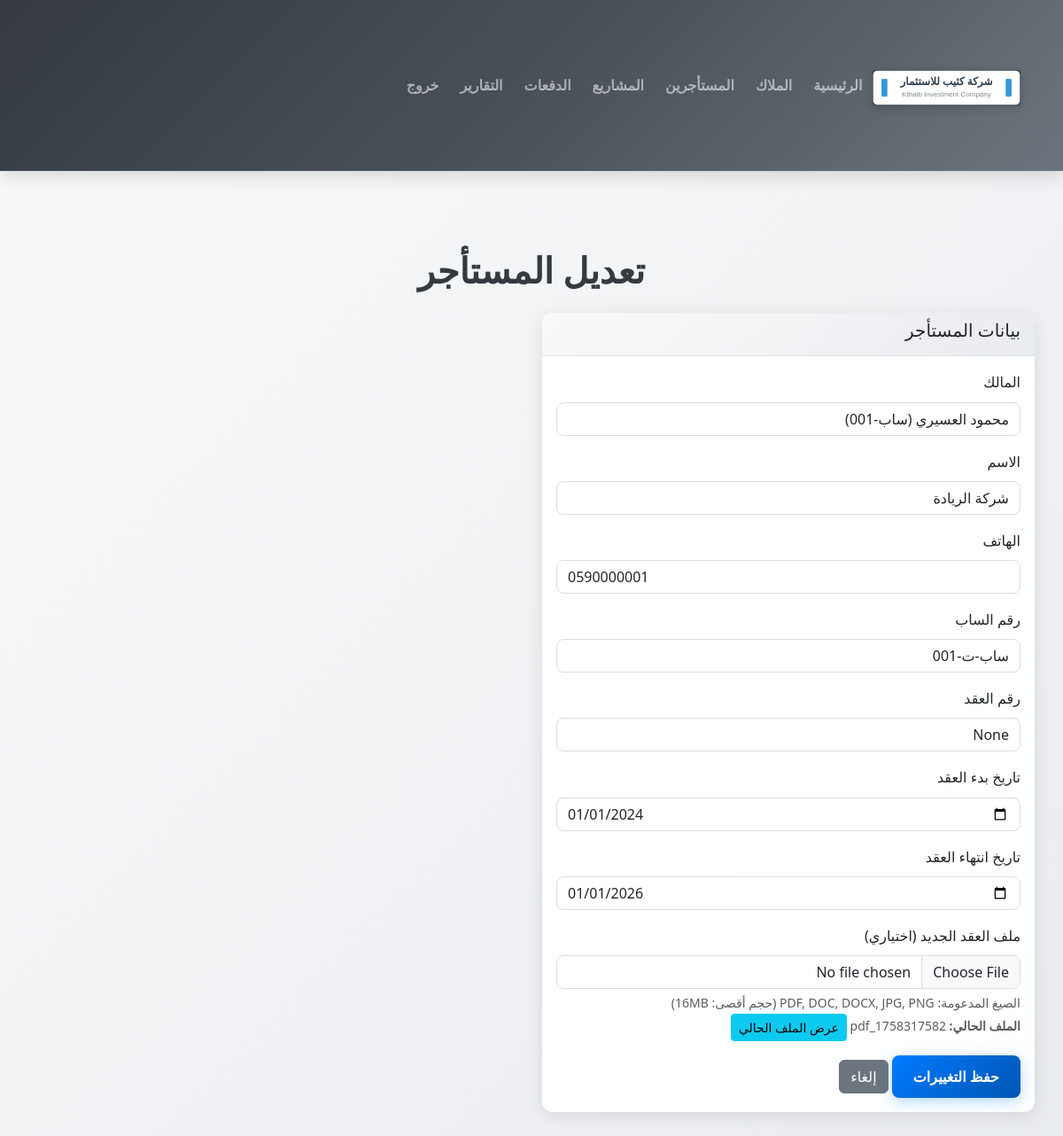
Page /edit_tenant/1 on the committed database.
### app.py (models this page shows)
class Tenant(db.Model):
    id = db.Column(db.Integer, primary_key=True)
    name = db.Column(db.String(120), nullable=False)
    phone = db.Column(db.String(50))
    contract_start = db.Column(db.Date)
    contract_end = db.Column(db.Date)
    contract_number = db.Column(db.String(100))
    contract_file = db.Column(db.String(255))  # File path for uploaded contract
    sab_number = db.Column(db.String(50))  # رقم الساب
    owner_id = db.Column(db.Integer, db.ForeignKey('owner.id'), nullable=False)  # ربط بالمالك

class Owner(db.Model):
    id = db.Column(db.Integer, primary_key=True)
    name = db.Column(db.String(120), nullable=False)
    national_id = db.Column(db.String(50))
    phone = db.Column(db.String(50))
    email = db.Column(db.String(120))
    address = db.Column(db.String(255))
    sab_number = db.Column(db.String(50))  # رقم الساب
    tenants = db.relationship('Tenant', backref='owner', lazy=True)

### app.py (the view, shortened to what this page needs)
@app.route('/edit_tenant/<int:tenant_id>', methods=['GET', 'POST'])
def edit_tenant(tenant_id):
    tenant = db.session.get(Tenant, tenant_id)
    if not tenant:
        flash('المستأجر غير موجود.', 'error')
        return redirect(url_for('tenants_view'))
    owners = Owner.query.all()
    return render_template('edit_tenant.html', tenant=tenant, owners=owners)

### templates/edit_tenant.html (shortened to what this page needs)
<!DOCTYPE html>
<html lang="ar" dir="rtl">
<head>
    <link href="https://cdn.jsdelivr.net/npm/bootstrap@5.3.0/dist/css/bootstrap.min.css" rel="stylesheet">
    <link href="https://www.fontstatic.com/f=jazeera,jazeera-light" rel="stylesheet">
    <link rel="stylesheet" href="{{ url_for('static', filename='custom.css') }}">
</head>
<body>
    <nav class="navbar navbar-expand-lg navbar-dark bg-dark">
        <div class="container">
            <a class="navbar-brand" href="{{ url_for('dashboard') }}">
                <img src="{{ url_for('static', filename='logo.svg') }}" alt="شركة كثيب للاستثمار" height="40">
            </a>
            <div class="navbar-nav ms-auto">
                <a class="nav-link" href="{{ url_for('dashboard') }}">الرئيسية</a>
                <a class="nav-link" href="{{ url_for('owners_view') }}">الملاك</a>
                <a class="nav-link" href="{{ url_for('tenants_view') }}">المستأجرين</a>
                <a class="nav-link" href="{{ url_for('projects_view') }}">المشاريع</a>
                <a class="nav-link" href="{{ url_for('payments_view') }}">الدفعات</a>
                <a class="nav-link" href="{{ url_for('reports_view') }}">التقارير</a>
                <a class="nav-link" href="{{ url_for('logout') }}">خروج</a>
            </div>
        </div>
    </nav>
    <div class="container mt-4">
        <h1>تعديل المستأجر</h1>
        <div class="row">
            <div class="col-md-6">
                <div class="card">
                    <div class="card-header">
                        <h5>بيانات المستأجر</h5>
                    </div>
                    <div class="card-body">
                        <form method="POST" enctype="multipart/form-data">
                            <div class="mb-3">
                                <label for="owner_id" class="form-label">المالك</label>
                                <select class="form-control" id="owner_id" name="owner_id" required>
                                    {% for owner in owners %}
                                    <option value="{{ owner.id }}" {% if owner.id == tenant.owner_id %}selected{% endif %}>
                                        {{ owner.name }} ({{ owner.sab_number or 'بدون رقم ساب' }})
                                    </option>
                                    {% endfor %}
                                </select>
                            </div>
                            <div class="mb-3">
                                <label for="name" class="form-label">الاسم</label>
                                <input type="text" class="form-control" id="name" name="name" required minlength="2" maxlength="120" value="{{ tenant.name }}">
                            </div>
                            <div class="mb-3">
                                <label for="phone" class="form-label">الهاتف</label>
                                <input type="tel" class="form-control" id="phone" name="phone" pattern="[0-9]{10}" title="يجب أن يكون 10 أرقام" value="{{ tenant.phone }}">
                            </div>
                            <div class="mb-3">
                                <label for="sab_number" class="form-label">رقم الساب</label>
                                <input type="text" class="form-control" id="sab_number" name="sab_number" maxlength="50" value="{{ tenant.sab_number }}">
                            </div>
                            <div class="mb-3">
                                <label for="contract_number" class="form-label">رقم العقد</label>
                                <input type="text" class="form-control" id="contract_number" name="contract_number" maxlength="100" value="{{ tenant.contract_number }}">
                            </div>
                            <div class="mb-3">
                                <label for="contract_start" class="form-label">تاريخ بدء العقد</label>
                                <input type="date" class="form-control" id="contract_start" name="contract_start" required value="{{ tenant.contract_start.strftime('%Y-%m-%d') if tenant.contract_start else '' }}">
                            </div>
                            <div class="mb-3">
                                <label for="contract_end" class="form-label">تاريخ انتهاء العقد</label>
                                <input type="date" class="form-control" id="contract_end" name="contract_end" required value="{{ tenant.contract_end.strftime('%Y-%m-%d') if tenant.contract_end else '' }}">
                            </div>
                            <div class="mb-3">
                                <label for="contract_file" class="form-label">ملف العقد الجديد (اختياري)</label>
                                <input type="file" class="form-control" id="contract_file" name="contract_file" accept=".pdf,.doc,.docx,.jpg,.jpeg,.png">
                                <div class="form-text">
                                    الصيغ المدعومة: PDF, DOC, DOCX, JPG, PNG (حجم أقصى: 16MB)
                                    {% if tenant.contract_file %}
                                    {% set filename = tenant.contract_file.split('\\')[-1].split('/')[-1] %}
                                    <br><strong>الملف الحالي:</strong> {{ filename }}
                                    <a href="{{ url_for('view_contract', filename=filename) }}" class="btn btn-sm btn-info ms-2">
                                         عرض الملف الحالي
                                    </a>
                                    {% endif %}
                                </div>
                            </div>
                            <button type="submit" class="btn btn-primary">حفظ التغييرات</button>
                            <a href="{{ url_for('tenants_view') }}" class="btn btn-secondary">إلغاء</a>
                        </form>
                    </div>
                </div>
            </div>
        </div>
    </div>
</body>
</html>

### static/custom.css (style rules this page uses)
:root { --primary-color: #007bff; --secondary-color: #6c757d; --success-color: #28a745; --info-color: #17a2b8; --warning-color: #ffc107; --danger-color: #dc3545; --light-bg: #f8f9fa; --dark-bg: #343a40; --shadow: 0 4px 20px rgba(0,0,0,0.1); --border-radius: 0.75rem; --transition: all 0.3s ease; }
body { font-family: 'Jazeera', 'Jazeera Light', 'Segoe UI', Tahoma, Geneva, Verdana, sans-serif; background: linear-gradient(135deg, #f8f9fa 0%, #e9ecef 25%, #f8f9fa 50%, #e9ecef 75%, #f8f9fa 100%); background-size: 400% 400%; animation: gradientShift 15s ease infinite; line-height: 1.7; color: #495057; min-height: 100vh; }
.navbar-brand { font-weight: bold; font-size: 1.5rem; }
.card { border: none; box-shadow: var(--shadow); transition: var(--transition); border-radius: var(--border-radius); backdrop-filter: blur(10px); background: rgba(255, 255, 255, 0.95); margin-bottom: 1.5rem; position: relative; overflow: hidden; }
.card::before { content: ''; position: absolute; top: 0; left: 0; right: 0; height: 4px; background: linear-gradient(90deg, var(--primary-color), var(--success-color), var(--info-color)); opacity: 0; transition: opacity 0.3s ease; }
.btn-primary { background: linear-gradient(135deg, var(--primary-color) 0%, #0056b3 100%); border: none; transition: var(--transition); border-radius: var(--border-radius); font-weight: 600; padding: 0.75rem 1.5rem; position: relative; overflow: hidden; box-shadow: 0 4px 15px rgba(0,123,255,0.3); }
.btn-primary::before { content: ''; position: absolute; top: 0; left: -100%; width: 100%; height: 100%; background: linear-gradient(90deg, transparent, rgba(255,255,255,0.2), transparent); transition: left 0.5s; }
.form-control { border-radius: 0.5rem; border: 1px solid #ddd; transition: border-color 0.3s, box-shadow 0.3s; }
.card-header { background: linear-gradient(135deg, #f8f9fa 0%, #e9ecef 100%); border-bottom: 1px solid #dee2e6; font-weight: 600; }
@media (max-width: 1200px) { .container, .container-fluid { padding-left: 2rem; padding-right: 2rem; } }
.form-control { position: relative; transition: all 0.3s cubic-bezier(0.4, 0, 0.2, 1); }
body { background: linear-gradient(135deg, #f8f9fa 0%, #e9ecef 100%); min-height: 100vh; }
.container, .container-fluid { padding-top: 3rem; padding-bottom: 3rem; max-width: 1400px; }
.row { margin-bottom: 2.5rem; }
h1, h3 { color: #343a40; margin-bottom: 1.5rem; font-weight: 700; }
h1 { text-align: center; margin-top: 1rem; }
.navbar { box-shadow: 0 4px 20px rgba(0,0,0,0.15); background: linear-gradient(135deg, var(--dark-bg) 0%, #495057 50%, #6c757d 100%); backdrop-filter: blur(10px); border-bottom: 1px solid rgba(255,255,255,0.1); padding: 1rem 0; }
.navbar-brand { font-size: 2rem; font-weight: 900; text-shadow: 0 2px 4px rgba(0,0,0,0.3); transition: var(--transition); }
.navbar-brand img { max-height: 55px; width: auto; object-fit: contain; filter: drop-shadow(0 2px 4px rgba(0,0,0,0.2)); transition: var(--transition); }
.nav-link { font-weight: 600; transition: var(--transition); padding: 0.75rem 1.25rem; border-radius: 0.5rem; margin: 0 0.25rem; position: relative; overflow: hidden; }
.nav-link::before { content: ''; position: absolute; top: 0; left: -100%; width: 100%; height: 100%; background: linear-gradient(90deg, transparent, rgba(0,123,255,0.2), transparent); transition: left 0.5s; }
.form-control { border-radius: 0.5rem; }
.btn-primary { border-radius: 0.5rem; font-weight: 600; }
@media (min-width: 1200px) { .container { max-width: 1400px; } }

### rows in the picture
Tenant: owner_id "محمود العسيري (ساب-001)", name "شركة الريادة", phone "0590000001", sab_number "ساب-ت-001", contract_number "None", contract_start "01/01/2024", contract_end "01/01/2026"

### other values in the picture
{{ filename }} "1758317582_pdf"
